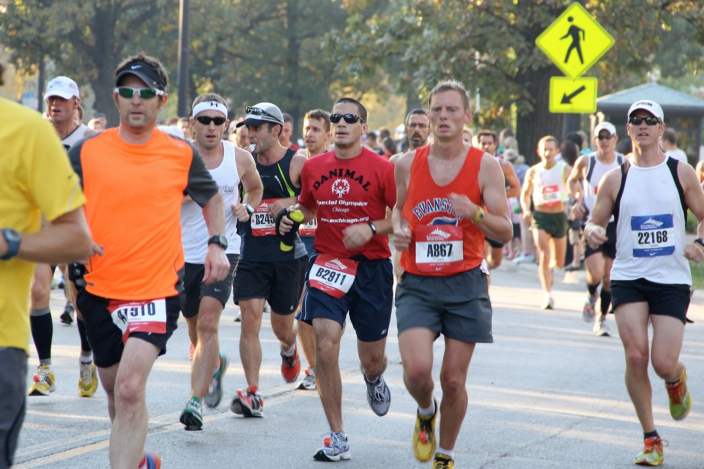
%> input picture hw5/data/test0.jpg, 1408 x 938 px, given in place of test13.jpg, which was not available (shown at 1/2 size)
$ octave --eval "tl_detect_script;"   (GNU Octave 9; MATLAB toolbox functions it lacks are replaced by stand-ins)
%> lines starting %> are read from the running program, lines starting %| are printed output that depends on the picture; in (x1, y1, x2, y2) boxes, pixels count from 0 and x2, y2 are one past the last pixel; in counts of white or black regions, pixels touching at a corner belong together; the program's own positions count from 1; pictures that were not available may be replaced by others from this repository, and a replacement may not be noted
### hw5/code/hog.m
function ohist = hog(I)
%
% compute orientation histograms over 8x8 blocks of pixels
% orientations are binned into 9 possible bins
%
% I : grayscale image of dimension HxW
% ohist : orinetation histograms for each block. ohist is of dimension (H/8)x(W/8)x9
% TODO

% normalize the histogram so that sum over orientation bins is 1 for each block
%   NOTE: Don't divide by 0! If there are no edges in a block (ie. this counts sums to 0 for the block) then just leave all the values 0.
% TODO

%just to make testing easier
if nargin < 1
    I = imread('..\data\test8.jpg');
    I = rgb2gray(I);
    I = im2double(I);
end

%Total number of bins
n_bins = 9;
%Number of blocks 8x8
n_blocks = 8;
%Initialize ohist to zeros
out_size = ceil(size(I)./n_blocks);
ohist = zeros(out_size(1), out_size(2), n_bins);


%Inititalize min and max angle for the first bin
min_angle = -180;
max_angle = - 180 + 2*180/n_bins;

%Get magnitude and orientations of gradients
[mag, ori] = mygradient(I);

%Set threshold to 10% of the maximum value
thresh = 0.1 * max(mag(:));

%Find indices bigger than threshold
mag_thresh = mag  > thresh;

for i = 1:n_bins

    %Find indices which lie in the bin
    ori_bin = ori >= min_angle & ori <= max_angle;

    %Find indices which satisfy both the above criteria's
    thresh_inbin= mag_thresh & ori_bin;

    %Collect up pixels in each 8x8 block and put them in colums of
    %thresh_inbin
    spatial_block = im2col(thresh_inbin, [n_blocks n_blocks], 'distinct');

    %Sum every column
    spatial_block = sum(spatial_block);

    ohist(:,:,i) = reshape(spatial_block, out_size(1), out_size(2));
    %imagesc( ohist(:,:,i))
    %Update min and max angle for the bin
    min_angle = min_angle + 2*180/n_bins;
    max_angle = max_angle + 2*180/n_bins;
end

%Normalize
ohist = bsxfun(@rdivide, ohist,sum(ohist,3));
k = find(isnan(ohist))';
ohist(k) = 0;

V = hogdraw( ohist );
colormap jet;
imagesc(V);

end

### hw5/code/hogdraw.m
function V = hogdraw( H, w )
% Create visualization of hog template
%
% USAGE
%  V = hogDraw( H, [w] )
%
% INPUTS
%  H          - [m n 9] computed hog features
%  w          - [15] width for each glyph in the visualization
%
% OUTPUTS
%  V          - [m*w n*w] visualization of hog features
%
% EXAMPLE
%
% See also hog
%
% Piotr's Image&Video Toolbox      Version 2.41
% Copyright 2009 Piotr Dollar.  [pdollar-at-caltech.edu]
% Please email me if you find bugs, or have suggestions or questions!
% Licensed under the Lesser GPL [see external/lgpl.txt]

% construct a "glyph" for each orientaion
if(nargin<2 || isempty(w)), w=15; end
bar=zeros(w,w); bar(:,round(.45*w):round(.55*w))=1;
bars=zeros([size(bar) 9]);
for i=1:9, bars(:,:,i)=imrotate(bar,-(i-1)*180/9,'crop'); end

% make pictures of positive weights by adding up weighted glyphs
H(H<0)=0; V=zeros(w*[size(H, 1) size(H, 2)]);
for r=1:size(H, 1), rs=(1:w)+(r-1)*w;
  for c=1:size(H, 2), cs=(1:w)+(c-1)*w;
    for i=1:9, V(rs,cs)=V(rs,cs)+bars(:,:,i)*H(r,c,i); end
  end
end

### hw5/code/tl_pos.m
function template = tl_pos(template_images_pos)
% input:
%     template_images_pos - a cell array, each one contains [16 x 16 x 9] matrix
% output:
%     template - [16 x 16 x 9] matrix

if nargin < 1
    load('template_images_pos.mat');
end

n_bins = 9;
template = zeros(16,16,n_bins);

for i = 1 : size(template_images_pos,2)
    template = template + hog(template_images_pos{i});
end

template = template./size(template_images_pos,2);


end

### hw5/code/mygradient.m
function [mag,ori] = mygradient(I)
%
% compute image gradient magnitude and orientation at each pixel
%

if nargin < 1
    I = imread('..\data\test8.jpg');
    I = rgb2gray(I);
    I = im2double(I);
end

%Create horizontal and vertical filters
h_filter = [-1, 0, 1];
v_filter = [-1, 0, 1]';

%Convolve the image with the filters
im_hfilter = imfilter(I, h_filter, 'replicate');
im_vfilter = imfilter(I, v_filter, 'replicate');

%Calculate magnitude
mag = sqrt(im_hfilter.*im_hfilter + im_vfilter.*im_vfilter);

%Calculate orientation
ori = atan2d(im_vfilter,im_hfilter);
%visualize the image
%   imagesc(mag);
%   imagesc(ori);
end


%imshow(im_hfilter);
%imshow(im_vfilter);

### hw5/code/detect.m

function [x,y,score] = detection(I,template,ndet)
%
% return top ndet detections found by applying template to the given image.
%   x,y should contain the coordinates of the detections in the image
%   score should contain the scores of the detections
%
%Get hist from image
ohist = hog(I)
%> in mygradient (call 4), `ori = atan2d(im_vfilter,im_hfilter);`:
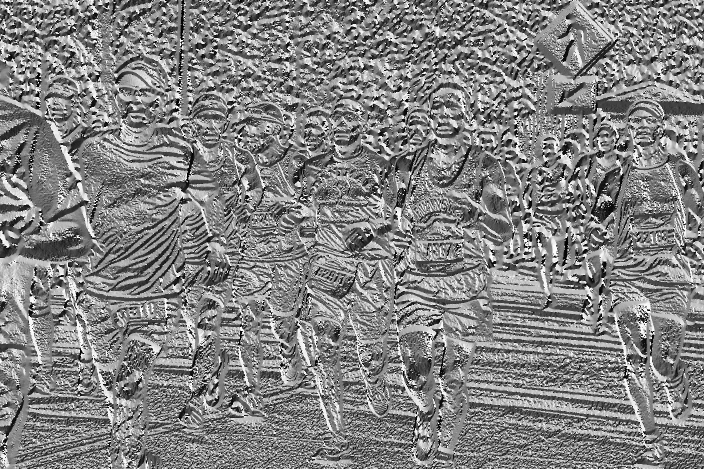
%> ori: size 938x1408 double (shown at 1/2 size); min -179.6, max 180, mean 4.6; drawn with min black and max white
%> in hog (call 4), `thresh = 0.1 * max(mag(:));`: thresh = 0.0902
%> in hog (call 4), `mag_thresh = mag  > thresh;`:
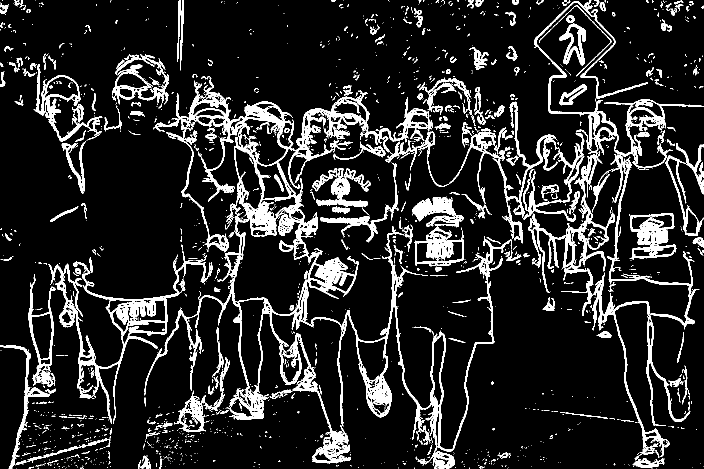
%> mag_thresh: size 938x1408 logical (shown at 1/2 size); 12.8% white; 1923 white regions (1582 under 20 px), largest, box (x1, y1, x2, y2) and area: (289, 161, 1022, 938) 52631, (96, 501, 421, 848) 10084, (1122, 309, 1399, 921) 10021
%> after the loop in hog (call 4), `for i = 1:n_bins`: max_angle = 220; min_angle = 180
%> in hog (call 4), `k = find(isnan(ohist))';`: k = 113805 values from 5 to 186912
%> in hogdraw (call 4), `V=zeros(w*[size(H, 1) size(H, 2)])`: V: size 1770x2640 double; every value is 0
%> the loop in hogdraw (call 4), `for r=1:size(H, 1), rs=(1:w)+(r-1)*w;` made 118 passes
%> rs on passes 1 to 7: [1 2 3 4 5 6 7 8 9 10 11 12 13 14 15], [16 17 18 19 20 21 22 23 24 25 26 27 28 29 30], [31 32 33 34 35 36 37 38 39 40 41 42 43 44 45], [46 47 48 49 50 51 52 53 54 55 56 57 58 59 60], [61 62 63 64 65 66 67 68 69 70 71 72 73 74 75], [76 77 78 79 80 81 82 83 84 85 86 87 88 89 90], [91 92 93 94 95 96 97 98 99 100 101 102 103 104 105]
%> after the loop in hogdraw (call 4), `for r=1:size(H, 1), rs=(1:w)+(r-1)*w;`:
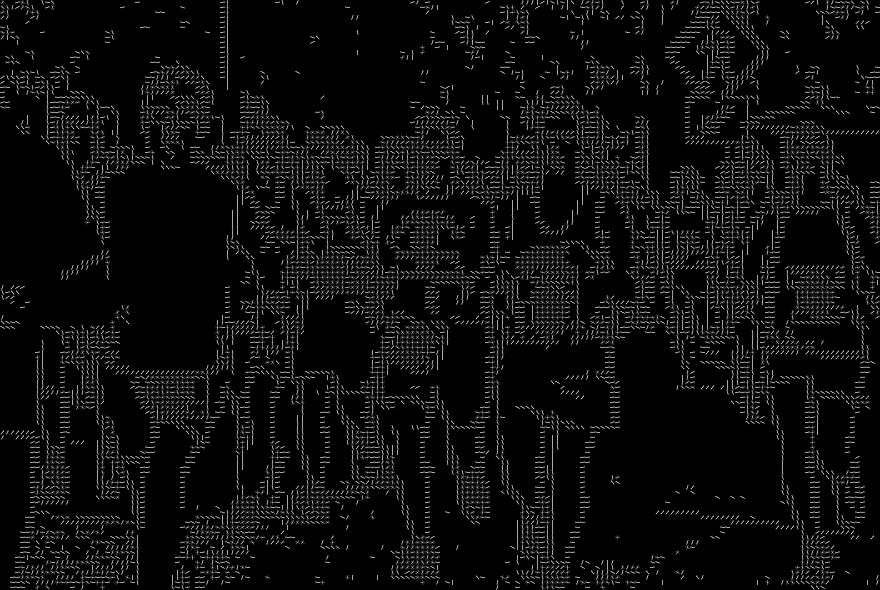
%> V: size 1770x2640 double (shown at 1/3 size); min 0, max 1, mean 0.0514
[sizex, sizey, sizez] = size(ohist);
%> sizex = 118; sizey = 176; sizez = 9

%To get the response (convolution) for all 9 orientation
final_response = zeros(sizex, sizey);

%initialize x, y and score for faster perforance
x = [];
y = [];
score = [];

%For all 9 orientations
for i = 1:sizez
    final_response = final_response + conv2(ohist(:,:,i), ...
        rot90(template(:,:,i),2),'same');
     %final_response = final_response + normxcorr2(template(:,:,i),ohist(:,:,i));
end
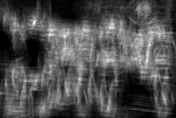
%> final_response: size 118x176 double; min 0, max 23.08, mean 7.2; drawn with min black and max white

imagesc(final_response);
[response, index] = sort(final_response(:), 'descend');

ndet_count = 0;

for i = 1:length(index)
    if ndet_count == ndet
        break;
    end

    [img_ind_y, img_ind_x] = ind2sub(size(final_response),index(i));
    img_ind_x = 8 * img_ind_x;
    img_ind_y = 8 * img_ind_y;


    is_not_close = true;
    for j = 1:ndet_count
        dist = pdist2([x(j), y(j)], [img_ind_x, img_ind_y]);
        if dist < 128
            is_not_close = false;
            break;
        end
    end

    if (is_not_close)
        ndet_count = ndet_count + 1;
        x = [x; img_ind_x];
        y = [y; img_ind_y];
        score = [score; response(i)];
    end

end
%> this loop made 2 passes
%> (img_ind_y, img_ind_x, x, y, score) on pass 1: (184, 280, 280, 184, 23.08)

end

### hw5/code/tl_pos_neg.m
function template = tl_pos_neg(template_images_pos, template_images_neg)
% input:
%     template_images_pos - a cell array, each one contains [16 x 16 x 9] matrix
%     template_images_neg - a cell array, each one contains [16 x 16 x 9] matrix
% output:
%     template - [16 x 16 x 9] matrix

if nargin < 2
    load('template_images_pos.mat');
    load('template_images_neg.mat');
end

average_temp_pos = tl_pos(template_images_pos);


n_bins = 9;
average_temp_neg = zeros(16,16,n_bins);

for i = 1 : size(template_images_neg,2)
    average_temp_neg = average_temp_neg + hog(template_images_neg{i});
end


average_temp_neg = average_temp_neg./size(template_images_neg,2);

template = average_temp_pos - average_temp_neg;

end

### hw5/code/tl_detect_script.m
function tl_detect_script

clear;
close all;
clc;
md = 0;


if (md == 1)
    load('template_images_pos.mat');
    load('template_images_neg.mat');
    load('template_images_pos1.mat');
    load('template_images_neg1.mat');
else
    load('template_images_pos.mat');
    load('template_images_neg.mat');
end

ndet =  1;
Itest= im2double(rgb2gray(imread('../data/test13.jpg')));
lambda = 15;

template = tl_pos(template_images_pos);
[x,y,score] = detect(Itest,template,ndet);
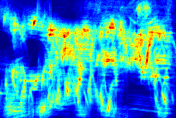
%> displayed picture: size 118x176x3, on the screen's scale of 0 to 255; mean R, G, B 47.4, 150.3, 195
%> x = 280; y = 184; score = 23.08
draw_detection(Itest,ndet,x,y, repmat(1, [length(x),1]),  repmat(0, [length(x),1]));


template = tl_pos_neg(template_images_pos, template_images_neg);
[x,y,score] = detect(Itest,template,ndet);
draw_detection(Itest,ndet,x,y, repmat(1, [length(x),1]),  repmat(0, [length(x),1]));

template = tl_lda(template_images_pos, template_images_neg, lambda);
[x,y,score] = detect(Itest,template,ndet);
draw_detection(Itest,ndet,x,y, repmat(1, [length(x),1]),  repmat(0, [length(x),1]));

det_res = multiscale_detect(Itest, template, ndet);
draw_detection(Itest,ndet,det_res(:,1),det_res(:,2), det_res(:,3),  repmat(0, [length(x),1]));

if (md == 1)
    template1 = tl_lda(template_images_pos1, template_images_neg1, lambda);
    det_res = mixturemodel_detect(Itest, template,template1, ndet);
    draw_detection(Itest,ndet,det_res(:,1),det_res(:,2), det_res(:,3), det_res(:,4));
end

end

function draw_detection(Itest,ndet,x,y, scale, templateID)
%> called with ndet = 1, x = 280, y = 184, scale = 1, templateID = 0
% please complete this function to show the detection results
figure; clf; imshow(Itest);
for i = 1:ndet
  % draw a rectangle.  use color to encode confidence of detection
  %  top scoring are green, fading to red
  hold on;

  if templateID(i) == 1
      Itest = insertText(Itest,[x(i)-64/scale(i) y(i)-64/scale(i)], 'walking', 'FontSize', 48);
       imshow(Itest);
  elseif templateID(i) == 2
      Itest = insertText(Itest,[x(i)-64/scale(i) y(i)-64/scale(i)], 'cycle', 'FontSize', 48);
       imshow(Itest);
  end

  h = rectangle('Position',[x(i)-64/scale(i) y(i)-64/scale(i) 128/scale(i) 128/scale(i)],...
      'EdgeColor',[(i/ndet) ((ndet-i)/ndet)  0],'LineWidth',3,'Curvature',[0.3 0.3]);
  hold off;
end

end
%> in hog (call 5), `colormap jet;`:
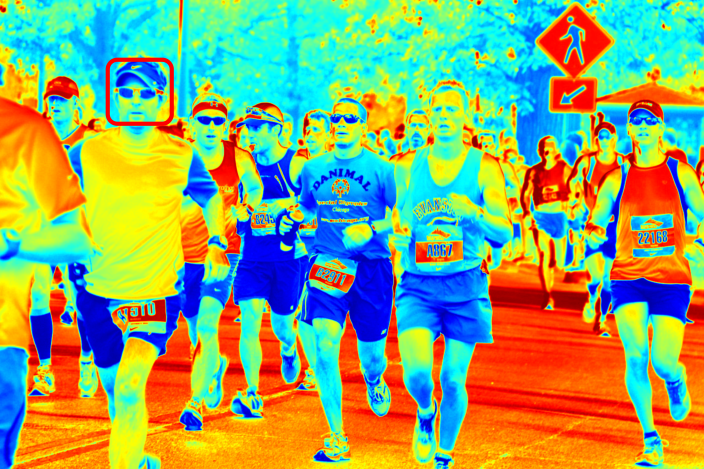
%> figure redrawn from the program's plot data; shown at 1/2 size
%> in tl_pos_neg, `average_temp_neg = average_temp_neg + hog(template_images_neg{i});`:
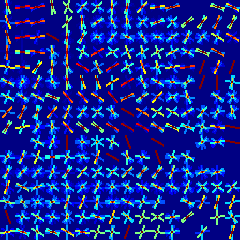
%> displayed picture: size 240x240x3, on the screen's scale of 0 to 255; mean R, G, B 18.1, 36.6, 150.9
%> (the run ends here)
